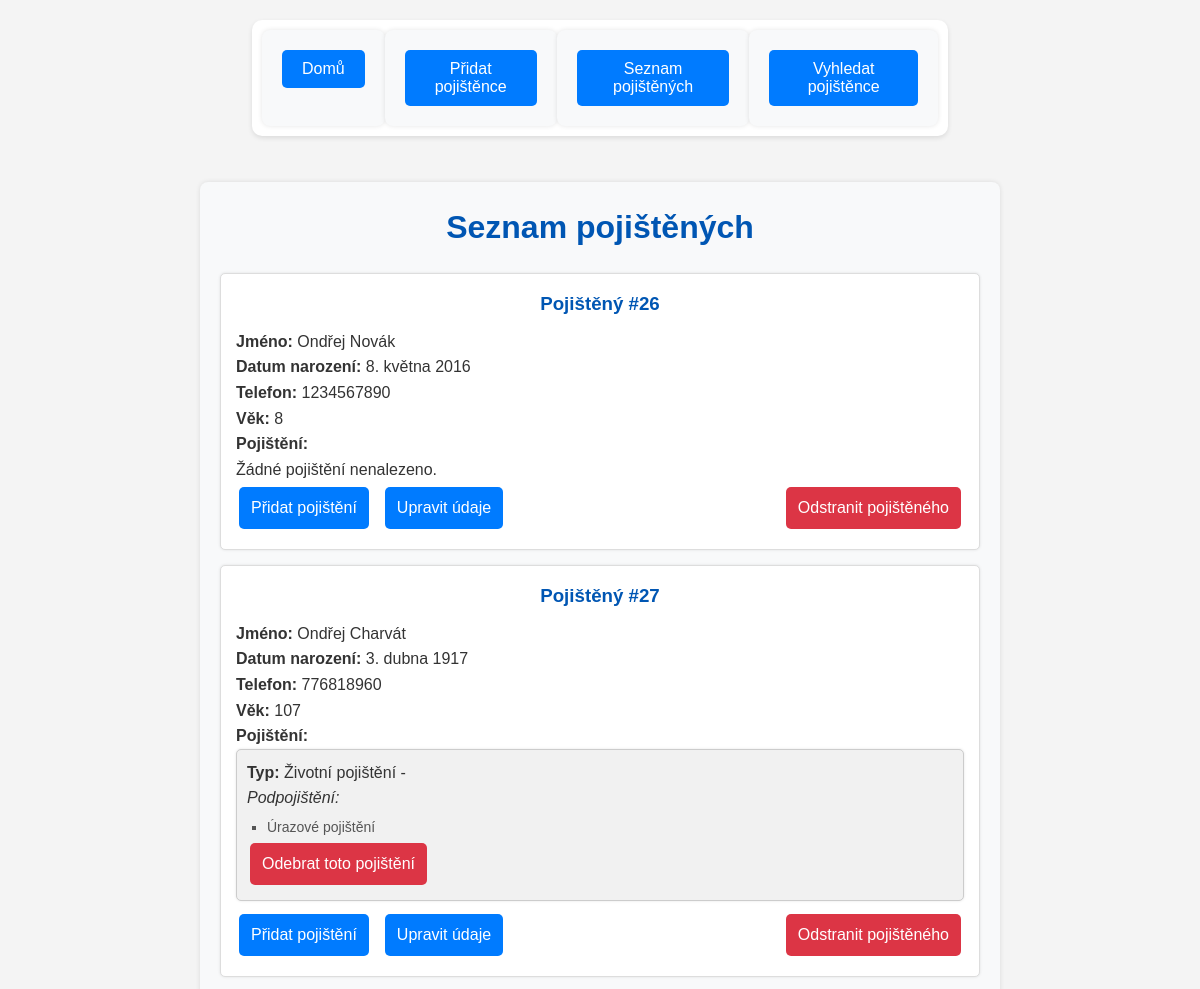
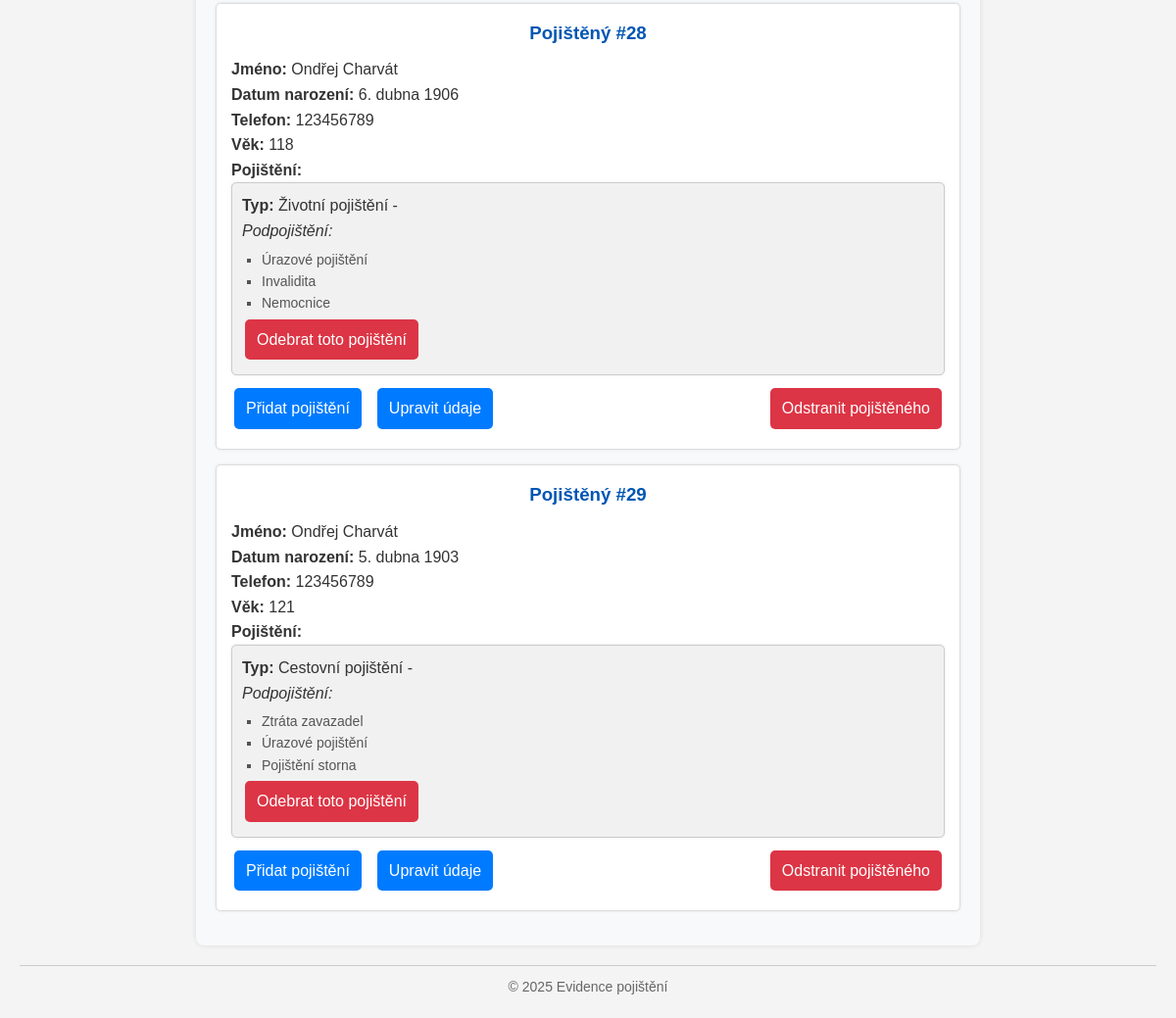
The app's page /insured_list/ with its own data (2 pictures, top to bottom).
### insurance/models.py (models this page shows, shortened)
class InsuredPerson(models.Model):
    first_name = models.CharField(max_length=50)
    last_name = models.CharField(max_length=50)
    birth_date = models.DateField(null=True, blank=True) # Datum narození místo věku
    phone = models.CharField(max_length=9)
    @property
    def age(self):
        import datetime
        if not self.birth_date:
            return "Neznámé"  # nebo vrátit např. 0, či prázdný string
        today = datetime.date.today()
        age = today.year - self.birth_date.year - ((today.month, today.day) < (self.birth_date.month, self.birth_date.day))
        return age

class Insurance(models.Model):
    TYPE_CHOICES = [
        ('life', 'Životní pojištění'),
        ('travel', 'Cestovní pojištění'),
        ('property', 'Majetkové pojištění'),
    ]
    insured_person = models.ForeignKey(InsuredPerson, on_delete=models.CASCADE)
    insurance_type = models.CharField(max_length=20, choices=TYPE_CHOICES)
    duration_years = models.IntegerField()

class SubInsurance(models.Model):
    insurance = models.ForeignKey(Insurance, on_delete=models.CASCADE)
    name = models.CharField(max_length=100)
    price = models.IntegerField()

### insurance/views.py (the view)
# urls.py: path('insured_list/', views.insured_list, name='Seznam pojištěných'),
def insured_list(request):
    persons = InsuredPerson.objects.all()
    return render(request, 'insurance/insured_list.html', {'persons': persons})

### insurance/templates/insurance/insured_list.html (shortened to what this page needs)
    {% load static %}
    <!DOCTYPE html>
    <html lang="cs">
    <head>
        <link rel="stylesheet" href="{% static 'css/blog.css' %}">
    </head>
    <body>
        <div class="navigacni_menu">
            <form action="{% url 'index' %}" method="get">
                <button type="submit">Domů</button>
            </form>
            <form action="{% url 'add_insured_with_insurance' %}" method="get">
                <button type="submit">Přidat pojištěnce</button>
            </form>
            <form action="{% url 'insured_list' %}" method="get">
                <button type="submit">Seznam pojištěných</button>
            </form>
            <form action="{% url 'search_insured' %}" method="get">
                <button type="submit">Vyhledat pojištěnce</button>
            </form>
        </div>
        <br>
        <div class="seznam-pojistenych">
            <h1>Seznam pojištěných</h1>
            {% for person in persons %}
                <div class="pojisteny-kontejner">
                    <h3>Pojištěný #{{ person.id }}</h3>
                    <p><strong>Jméno:</strong> {{ person.first_name }} {{ person.last_name }}</p>
                    <p><strong>Datum narození:</strong> {{ person.birth_date }}</p>
                    <p><strong>Telefon:</strong> {{ person.phone }}</p>
                    <p><strong>Věk:</strong> {{ person.age }}</p>
                    <h4>Pojištění:</h4>
                    {% if person.insurance_set.all %}
                        <ul class="pojisteni-seznam">
                            {% for insurance in person.insurance_set.all %}
                                <li class="pojisteni-polozka">
                                    <strong>Typ:</strong> {{ insurance.get_insurance_type_display }} -
                                    {% if insurance.subinsurance_set.all %}
                                        <p><em>Podpojištění:</em></p>
                                        <ul class="subpojisteni-seznam">
                                            {% for sub in insurance.subinsurance_set.all %}
                                                <li class="subpojisteni-polozka">{{ sub.name }}</li>
                                            {% endfor %}
                                        </ul>
                                    {% endif %}
                                    <a href="{% url 'delete_insurance' insurance.id %}"
                                        onclick="return confirm('Opravdu chcete odstranit toto pojištění?');"
                                        class="tlacitko tlacitko-smazat">
                                        Odebrat toto pojištění
                                    </a>
                                </li>
                            {% endfor %}
                        </ul>
                    {% else %}
                        <p class="zadne-pojisteni">Žádné pojištění nenalezeno.</p>
                    {% endif %}
                    <div class="akce-pojisteny">
                        <a href="{% url 'add_insurance' person.id %}" class="tlacitko">Přidat pojištění</a>
                        <a href="{% url 'edit_insured' person.id %}" class="tlacitko">Upravit údaje</a>
                        <a href="{% url 'delete_insured_with_password' person.id %}"
                           class="tlacitko tlacitko-smazat">
                            Odstranit pojištěného
                        </a>
                    </div>
                </div>
            {% endfor %}
        </div>
        <footer>
            <p>&copy; 2025 Evidence pojištění</p>
        </footer>
    </body>
    </html>

### static/css/blog.css (style rules this page uses)
* { margin: 0; padding: 0; box-sizing: border-box; font-family: Arial, sans-serif; }
body { background-color: #f4f4f4; color: #333; line-height: 1.6; padding: 20px; }
h1, h2, h3 { text-align: center; color: #0056b3; margin-bottom: 20px; }
form { background: #f8f9fa; padding: 20px; border-radius: 8px; box-shadow: 0px 0px 5px rgba(0, 0, 0, 0.1); max-width: 500px; margin: 20px auto; }
button { background: #007bff; color: white; padding: 10px 15px; border: none; border-radius: 5px; cursor: pointer; transition: background 0.3s; }
footer { text-align: center; margin-top: 20px; padding-top: 10px; border-top: 1px solid #ccc; font-size: 14px; color: #666; }
.navigacni_menu { display: flex; justify-content: space-between; background-color: #fff; padding: 10px; border-radius: 10px; box-shadow: 0 2px 5px rgba(0, 0, 0, 0.1); margin-left: 20%; margin-right: 20%; }
.navigacni_menu form { margin: 0; flex-grow: 1; }
.navigacni_menu button { padding: 10px 20px; border: none; background-color: #007bff; color: white; font-size: 16px; border-radius: 5px; cursor: pointer; transition: background 0.3s; width: 100%; }
.pojisteni-seznam { list-style-type: none; padding: 0; }
.pojisteni-polozka { background: #fff; padding: 15px; margin-bottom: 10px; border-radius: 5px; border: 1px solid #ddd; box-shadow: 0px 0px 3px rgba(0, 0, 0, 0.1); }
.subpojisteni-seznam { list-style-type: square; margin: 5px 0 0 20px; }
.subpojisteni-polozka { font-size: 14px; color: #555; }
.seznam-pojistenych { max-width: 800px; margin: 20px auto; padding: 20px; background: #f8f9fa; border-radius: 8px; box-shadow: 0px 0px 5px rgba(0, 0, 0, 0.1); }
.seznam-pojistenych h1 { text-align: center; color: #0056b3; }
.pojisteny-kontejner { background: #fff; padding: 15px; margin-bottom: 15px; border-radius: 5px; border: 1px solid #ddd; box-shadow: 0px 0px 3px rgba(0, 0, 0, 0.1); }
.pojisteny-kontejner h3 { color: #0056b3; margin-bottom: 10px; }
.pojisteni-polozka { background: #f1f1f1; padding: 10px; margin-bottom: 8px; border-radius: 5px; border: 1px solid #ccc; }
.subpojisteni-seznam { list-style-type: square; margin-left: 20px; }
.tlacitko { display: inline-block; padding: 8px 12px; margin: 5px 3px; background: #007bff; color: #fff; text-decoration: none; border-radius: 5px; transition: background 0.3s; }
.tlacitko-smazat { background: #dc3545; }
.akce-pojisteny { display: flex; justify-content: flex-start; gap: 10px; }
.akce-pojisteny .tlacitko-smazat { margin-left: auto; }

### records on screen
InsuredPerson: id "26", first_name "Ondřej", last_name "Novák", birth_date "8. května 2016", phone "1234567890", age "8", shows "Žádné pojištění nenalezeno."
InsuredPerson: id "27", first_name "Ondřej", last_name "Charvát", birth_date "3. dubna 1917", phone "776818960", age "107"
Insurance: insurance_type "Životní pojištění"
SubInsurance: name "Úrazové pojištění"
InsuredPerson: id "28", first_name "Ondřej", last_name "Charvát", birth_date "6. dubna 1906", phone "123456789", age "118"
Insurance: insurance_type "Životní pojištění"
SubInsurance: name "Úrazové pojištění"
SubInsurance: name "Invalidita"
SubInsurance: name "Nemocnice"
InsuredPerson: id "29", first_name "Ondřej", last_name "Charvát", birth_date "5. dubna 1903", phone "123456789", age "121"
Insurance: insurance_type "Cestovní pojištění"
SubInsurance: name "Ztráta zavazadel"
SubInsurance: name "Úrazové pojištění"
SubInsurance: name "Pojištění storna"
